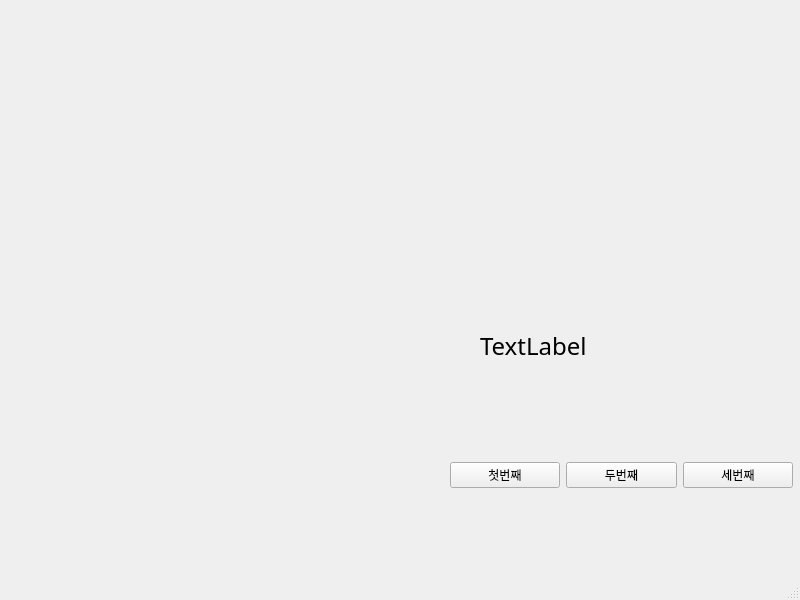
<?xml version="1.0" encoding="UTF-8"?>
<ui version="4.0">
 <class>MainWindow</class>
 <widget class="QMainWindow" name="MainWindow">
  <property name="geometry">
   <rect>
    <x>0</x>
    <y>0</y>
    <width>800</width>
    <height>600</height>
   </rect>
  </property>
  <property name="windowTitle">
   <string>MainWindow</string>
  </property>
  <widget class="QWidget" name="centralwidget">
   <widget class="QWidget" name="horizontalLayoutWidget">
    <property name="geometry">
     <rect>
      <x>450</x>
      <y>380</y>
      <width>343</width>
      <height>191</height>
     </rect>
    </property>
    <layout class="QHBoxLayout" name="horizontalLayout">
     <item>
      <widget class="QPushButton" name="pushButton_3">
       <property name="text">
        <string>첫번째</string>
       </property>
      </widget>
     </item>
     <item>
      <widget class="QPushButton" name="pushButton_2">
       <property name="text">
        <string>두번째</string>
       </property>
      </widget>
     </item>
     <item>
      <widget class="QPushButton" name="pushButton">
       <property name="text">
        <string>세번째</string>
       </property>
      </widget>
     </item>
    </layout>
   </widget>
   <widget class="QLabel" name="label">
    <property name="geometry">
     <rect>
      <x>480</x>
      <y>320</y>
      <width>211</width>
      <height>51</height>
     </rect>
    </property>
    <property name="font">
     <font>
      <family>Nanum Gothic</family>
      <pointsize>18</pointsize>
     </font>
    </property>
    <property name="text">
     <string>TextLabel</string>
    </property>
   </widget>
  </widget>
  <widget class="QMenuBar" name="menubar">
   <property name="geometry">
    <rect>
     <x>0</x>
     <y>0</y>
     <width>800</width>
     <height>24</height>
    </rect>
   </property>
  </widget>
  <widget class="QStatusBar" name="statusbar"/>
 </widget>
 <resources/>
 <connections>
  <connection>
   <sender>pushButton_3</sender>
   <signal>clicked()</signal>
   <receiver>MainWindow</receiver>
   <slot>firstClick()</slot>
   <hints>
    <hint type="sourcelabel">
     <x>499</x>
     <y>499</y>
    </hint>
    <hint type="destinationlabel">
     <x>524</x>
     <y>541</y>
    </hint>
   </hints>
  </connection>
  <connection>
   <sender>pushButton_2</sender>
   <signal>clicked()</signal>
   <receiver>MainWindow</receiver>
   <slot>secondClick()</slot>
   <hints>
    <hint type="sourcelabel">
     <x>617</x>
     <y>497</y>
    </hint>
    <hint type="destinationlabel">
     <x>653</x>
     <y>550</y>
    </hint>
   </hints>
  </connection>
  <connection>
   <sender>pushButton</sender>
   <signal>clicked()</signal>
   <receiver>MainWindow</receiver>
   <slot>thirdClick()</slot>
   <hints>
    <hint type="sourcelabel">
     <x>757</x>
     <y>501</y>
    </hint>
    <hint type="destinationlabel">
     <x>797</x>
     <y>551</y>
    </hint>
   </hints>
  </connection>
 </connections>
 <slots>
  <slot>firstClick()</slot>
  <slot>secondClick()</slot>
  <slot>thirdClick()</slot>
 </slots>
</ui>
